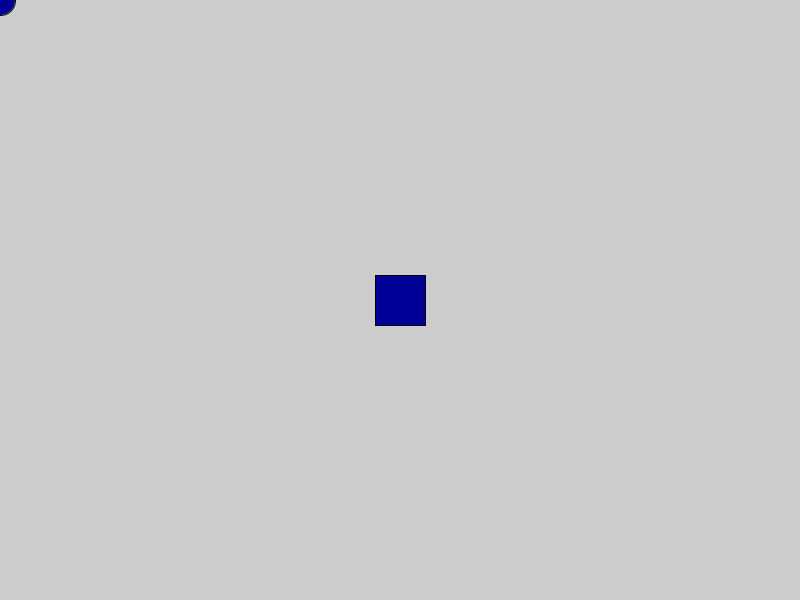
Frame 1 (no input)
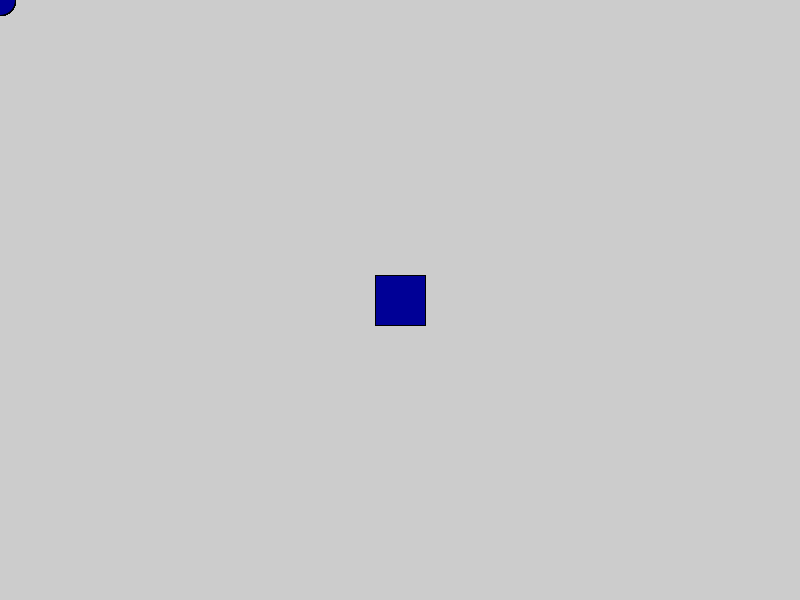
Frame 60 (the mouse pressed at the canvas centre just before this capture)
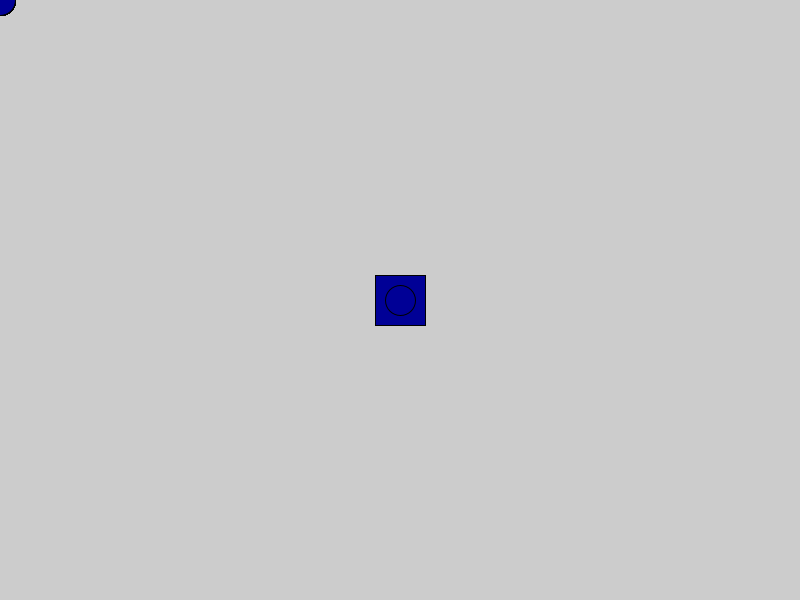
Frame 120 (the mouse held since frame 60 and released just before this capture)

The Processing sketch that drew these frames (run headless with seeded random() and noise(); from frame 60 on, the mouse is pressed at the canvas centre):

// Processing sketch: VoidFunctions
// ── VoidFunctions.pde
void setup() {
  size(800, 600);
}

void draw() {
  DrawASquareCenter ();
  DrawACircleAtMouse(random(255), random(255), random(255)) ;
  DrawTriangleKeyPressed ();
}

void DrawACircleAtMouse(float r, float g, float b) {
  ellipse(mouseX, mouseY, 30, 30);
  fill(r, g, b);
}

void DrawASquareCenter () {
  fill(0, 0, 150);
  rect(375, 275, 50, 50);
}

void DrawTriangleKeyPressed () {
  if (keyPressed) {
    triangle(50, 20, 30, 70, 100, 200) ;
  }
}
